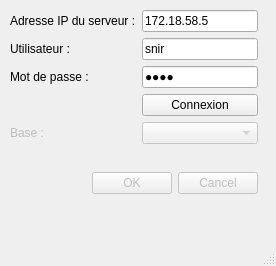
<?xml version="1.0" encoding="UTF-8"?>
<ui version="4.0">
 <class>MainWindow</class>
 <widget class="QMainWindow" name="MainWindow">
  <property name="geometry">
   <rect>
    <x>0</x>
    <y>0</y>
    <width>276</width>
    <height>266</height>
   </rect>
  </property>
  <property name="windowTitle">
   <string>MainWindow</string>
  </property>
  <widget class="QWidget" name="centralwidget">
   <widget class="QWidget" name="layoutWidget">
    <property name="geometry">
     <rect>
      <x>10</x>
      <y>10</y>
      <width>248</width>
      <height>184</height>
     </rect>
    </property>
    <layout class="QVBoxLayout" name="verticalLayout">
     <item>
      <layout class="QFormLayout" name="formLayout">
       <item row="0" column="0">
        <widget class="QLabel" name="label_IP">
         <property name="text">
          <string>Adresse IP du serveur :</string>
         </property>
        </widget>
       </item>
       <item row="0" column="1">
        <widget class="QLineEdit" name="lineEditAdresse">
         <property name="text">
          <string>172.18.58.5</string>
         </property>
        </widget>
       </item>
       <item row="1" column="0">
        <widget class="QLabel" name="label_User">
         <property name="text">
          <string>Utilisateur :</string>
         </property>
        </widget>
       </item>
       <item row="1" column="1">
        <widget class="QLineEdit" name="lineEditUtilisateur">
         <property name="text">
          <string>snir</string>
         </property>
        </widget>
       </item>
       <item row="2" column="0">
        <widget class="QLabel" name="label_PWD">
         <property name="text">
          <string>Mot de passe :</string>
         </property>
        </widget>
       </item>
       <item row="2" column="1">
        <widget class="QLineEdit" name="lineEditPassword">
         <property name="text">
          <string>snir</string>
         </property>
         <property name="echoMode">
          <enum>QLineEdit::Password</enum>
         </property>
        </widget>
       </item>
       <item row="3" column="1">
        <widget class="QPushButton" name="pushButtonConnexion">
         <property name="text">
          <string>Connexion</string>
         </property>
        </widget>
       </item>
       <item row="4" column="0">
        <widget class="QLabel" name="label_Base">
         <property name="enabled">
          <bool>false</bool>
         </property>
         <property name="text">
          <string>Base :</string>
         </property>
        </widget>
       </item>
       <item row="4" column="1">
        <widget class="QComboBox" name="comboBoxBases">
         <property name="enabled">
          <bool>false</bool>
         </property>
        </widget>
       </item>
      </layout>
     </item>
     <item>
      <widget class="QDialogButtonBox" name="buttonBox">
       <property name="enabled">
        <bool>false</bool>
       </property>
       <property name="orientation">
        <enum>Qt::Horizontal</enum>
       </property>
       <property name="standardButtons">
        <set>QDialogButtonBox::Cancel|QDialogButtonBox::Ok</set>
       </property>
      </widget>
     </item>
    </layout>
   </widget>
  </widget>
  <widget class="QMenuBar" name="menubar">
   <property name="geometry">
    <rect>
     <x>0</x>
     <y>0</y>
     <width>276</width>
     <height>22</height>
    </rect>
   </property>
  </widget>
  <widget class="QStatusBar" name="statusbar"/>
 </widget>
 <resources/>
 <connections/>
</ui>
